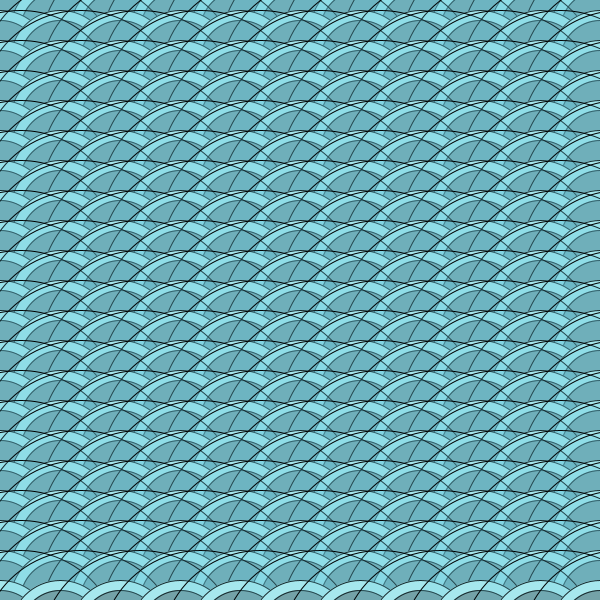
Frame 1 (no input)
Frame 60 (the mouse pressed at the canvas centre just before this capture): identical to frame 1, image omitted
Frame 120 (the mouse held since frame 60 and released just before this capture): identical to frame 1, image omitted

The Processing sketch that drew this single still picture (run headless with seeded random() and noise(); from frame 60 on, the mouse is pressed at the canvas centre):

// Processing sketch: processing_5938
// ── processing_5938.pde

int x;
int y;

void setup(){
  size(600,600);
}

void draw(){
  background(0,200,20);

       
  y = 0;

  while(y < 640){
     x = 0;
    while( x < 640){

      fill(181,240,242);
      ellipse(x,y, 100, 100);
      fill(119,153,155);
      ellipse(x, y, 80, 80);
      fill(100,200,220,50);
      ellipse(x+20,y+20,200,200);
      x = x + 60;
    }
    y = y + 30;
  }
 
}
